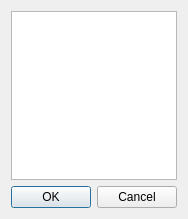
<?xml version="1.0" encoding="UTF-8"?>
<ui version="4.0">
 <class>Dialog</class>
 <widget class="QDialog" name="Dialog">
  <property name="geometry">
   <rect>
    <x>0</x>
    <y>0</y>
    <width>174</width>
    <height>219</height>
   </rect>
  </property>
  <property name="windowTitle">
   <string>Select From Module</string>
  </property>
  <layout class="QVBoxLayout" name="verticalLayout">
   <item>
    <widget class="QListWidget" name="resourceList"/>
   </item>
   <item>
    <widget class="QDialogButtonBox" name="buttonBox">
     <property name="orientation">
      <enum>Qt::Horizontal</enum>
     </property>
     <property name="standardButtons">
      <set>QDialogButtonBox::Cancel|QDialogButtonBox::Ok</set>
     </property>
    </widget>
   </item>
  </layout>
 </widget>
 <resources/>
 <connections>
  <connection>
   <sender>buttonBox</sender>
   <signal>accepted()</signal>
   <receiver>Dialog</receiver>
   <slot>accept()</slot>
   <hints>
    <hint type="sourcelabel">
     <x>248</x>
     <y>254</y>
    </hint>
    <hint type="destinationlabel">
     <x>157</x>
     <y>274</y>
    </hint>
   </hints>
  </connection>
  <connection>
   <sender>buttonBox</sender>
   <signal>rejected()</signal>
   <receiver>Dialog</receiver>
   <slot>reject()</slot>
   <hints>
    <hint type="sourcelabel">
     <x>316</x>
     <y>260</y>
    </hint>
    <hint type="destinationlabel">
     <x>286</x>
     <y>274</y>
    </hint>
   </hints>
  </connection>
 </connections>
</ui>
